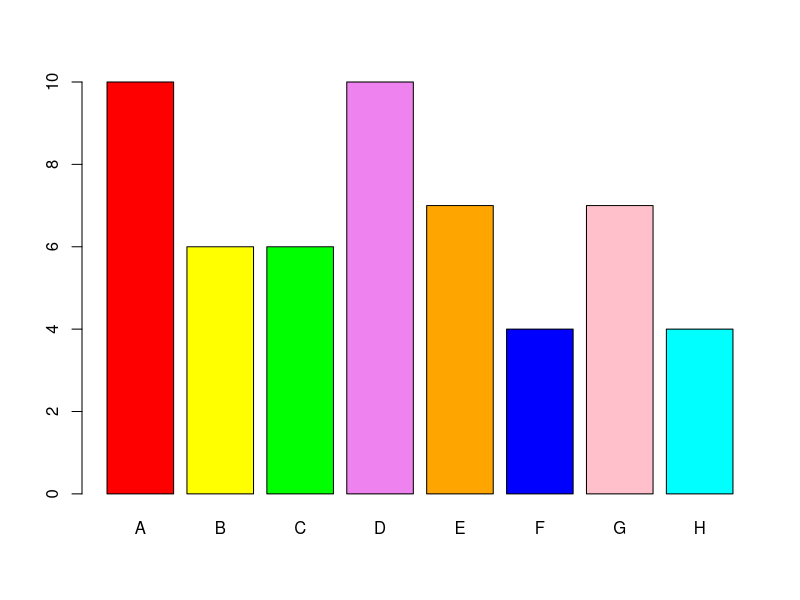
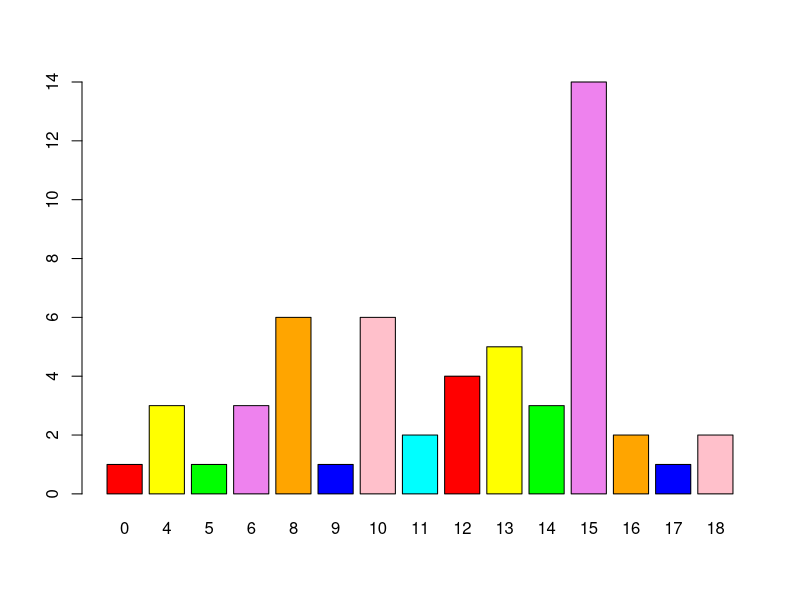
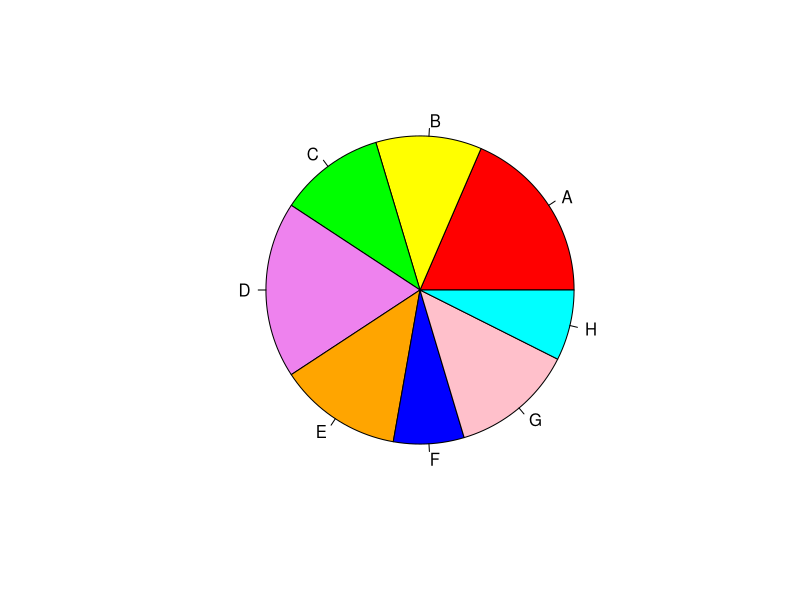

These figures' R source, in order:
library(MASS)
painters
str(painters)
# perhaps also get dataframe column by name using $ sign
painters$School

# get the frequency distribution
school <- painters$School
school.freq <- table(school)
# so school is ano bject and freq is an attribute assigned with the .?
school.freq

# can turn into column format with cbind
cbind(school.freq)

# composition school
cscores <- painters$Composition
cscores.freq <- table(cscores)
cscores.freq

school.most <- max(school.freq)
school.most
# well that was intuitive!

# relative frequencies!
school.relfreq <- school.freq / nrow(painters)
cscores.relfreq <- cscores.freq / nrow(painters)

# bar graphs! yay!
colors <- c("red", "yellow", "green", "violet", "orange", "blue", "pink", "cyan")
barplot(school.freq, col=colors)

barplot(cscores.freq, col=colors)

pie(school.freq,col=colors)



